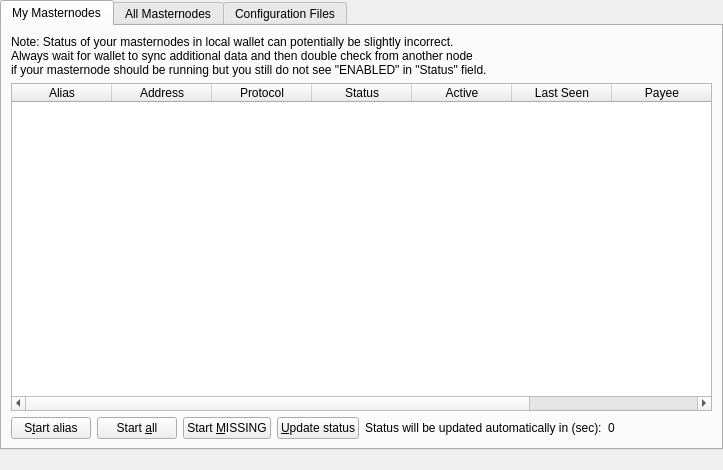
<?xml version="1.0" encoding="UTF-8"?>
<ui version="4.0">
 <class>MasternodeList</class>
 <widget class="QWidget" name="MasternodeList">
  <property name="geometry">
   <rect>
    <x>0</x>
    <y>0</y>
    <width>723</width>
    <height>470</height>
   </rect>
  </property>
  <property name="windowTitle">
   <string>Form</string>
  </property>
  <layout class="QVBoxLayout" name="topLayout">
   <property name="leftMargin">
    <number>0</number>
   </property>
   <property name="topMargin">
    <number>0</number>
   </property>
   <property name="rightMargin">
    <number>0</number>
   </property>
   <property name="bottomMargin">
    <number>0</number>
   </property>
   <item>
    <layout class="QVBoxLayout" name="verticalLayout" stretch="0,0">
     <property name="bottomMargin">
      <number>0</number>
     </property>
     <item>
      <widget class="QTabWidget" name="tabWidget">
       <property name="sizePolicy">
        <sizepolicy hsizetype="Expanding" vsizetype="Expanding">
         <horstretch>0</horstretch>
         <verstretch>0</verstretch>
        </sizepolicy>
       </property>
       <property name="styleSheet">
        <string notr="true"/>
       </property>
       <property name="currentIndex">
        <number>0</number>
       </property>
       <widget class="QWidget" name="tabMyMasternodes">
        <attribute name="title">
         <string>My Masternodes</string>
        </attribute>
        <layout class="QGridLayout" name="gridLayout_2">
         <item row="0" column="0">
          <layout class="QVBoxLayout" name="verticalLayout_2">
           <property name="bottomMargin">
            <number>0</number>
           </property>
           <item>
            <layout class="QHBoxLayout" name="horizontalLayout_note">
             <property name="bottomMargin">
              <number>0</number>
             </property>
             <item>
              <widget class="QLabel" name="updateNote">
               <property name="text">
                <string>Note: Status of your masternodes in local wallet can potentially be slightly incorrect.&lt;br /&gt;Always wait for wallet to sync additional data and then double check from another node&lt;br /&gt;if your masternode should be running but you still do not see &quot;ENABLED&quot; in &quot;Status&quot; field.</string>
               </property>
              </widget>
             </item>
            </layout>
           </item>
           <item>
            <widget class="QTableWidget" name="tableWidgetMyMasternodes">
             <property name="minimumSize">
              <size>
               <width>695</width>
               <height>0</height>
              </size>
             </property>
             <property name="editTriggers">
              <set>QAbstractItemView::NoEditTriggers</set>
             </property>
             <property name="alternatingRowColors">
              <bool>true</bool>
             </property>
             <property name="selectionMode">
              <enum>QAbstractItemView::SingleSelection</enum>
             </property>
             <property name="selectionBehavior">
              <enum>QAbstractItemView::SelectRows</enum>
             </property>
             <property name="sortingEnabled">
              <bool>true</bool>
             </property>
             <attribute name="horizontalHeaderStretchLastSection">
              <bool>true</bool>
             </attribute>
             <column>
              <property name="text">
               <string>Alias</string>
              </property>
             </column>
             <column>
              <property name="text">
               <string>Address</string>
              </property>
             </column>
             <column>
              <property name="text">
               <string>Protocol</string>
              </property>
             </column>
             <column>
              <property name="text">
               <string>Status</string>
              </property>
             </column>
             <column>
              <property name="text">
               <string>Active</string>
              </property>
             </column>
             <column>
              <property name="text">
               <string>Last Seen</string>
              </property>
             </column>
             <column>
              <property name="text">
               <string>Payee</string>
              </property>
             </column>
             <column>
              <property name="text">
               <string>Amount</string>
              </property>
             </column>
            </widget>
           </item>
           <item>
            <layout class="QHBoxLayout" name="horizontalLayout_5">
             <property name="bottomMargin">
              <number>0</number>
             </property>
             <item>
              <widget class="QPushButton" name="startButton">
               <property name="text">
                <string>S&amp;tart alias</string>
               </property>
              </widget>
             </item>
             <item>
              <widget class="QPushButton" name="startAllButton">
               <property name="text">
                <string>Start &amp;all</string>
               </property>
              </widget>
             </item>
             <item>
              <widget class="QPushButton" name="startMissingButton">
               <property name="text">
                <string>Start &amp;MISSING</string>
               </property>
              </widget>
             </item>
             <item>
              <widget class="QPushButton" name="UpdateButton">
               <property name="text">
                <string>&amp;Update status</string>
               </property>
              </widget>
             </item>
             <item>
              <widget class="QLabel" name="autoupdate_label">
               <property name="text">
                <string>Status will be updated automatically in (sec):</string>
               </property>
              </widget>
             </item>
             <item>
              <widget class="QLabel" name="secondsLabel">
               <property name="text">
                <string>0</string>
               </property>
              </widget>
             </item>
             <item>
              <spacer name="horizontalSpacer_5">
               <property name="orientation">
                <enum>Qt::Horizontal</enum>
               </property>
               <property name="sizeHint" stdset="0">
                <size>
                 <width>40</width>
                 <height>20</height>
                </size>
               </property>
              </spacer>
             </item>
            </layout>
           </item>
          </layout>
         </item>
        </layout>
       </widget>
       <widget class="QWidget" name="tabAllMasternodes">
        <attribute name="title">
         <string>All Masternodes</string>
        </attribute>
        <layout class="QGridLayout" name="gridLayout">
         <item row="1" column="0">
          <widget class="QTableWidget" name="tableWidgetMasternodes">
           <property name="editTriggers">
            <set>QAbstractItemView::NoEditTriggers</set>
           </property>
           <property name="alternatingRowColors">
            <bool>true</bool>
           </property>
           <property name="selectionBehavior">
            <enum>QAbstractItemView::SelectRows</enum>
           </property>
           <property name="sortingEnabled">
            <bool>true</bool>
           </property>
           <property name="cornerButtonEnabled">
            <bool>true</bool>
           </property>
           <property name="rowCount">
            <number>0</number>
           </property>
           <attribute name="horizontalHeaderStretchLastSection">
            <bool>true</bool>
           </attribute>
           <column>
            <property name="text">
             <string>Address</string>
            </property>
           </column>
           <column>
            <property name="text">
             <string>Protocol</string>
            </property>
           </column>
           <column>
            <property name="text">
             <string>Status</string>
            </property>
           </column>
           <column>
            <property name="text">
             <string>Active</string>
            </property>
           </column>
           <column>
            <property name="text">
             <string>Last Seen</string>
            </property>
           </column>
           <column>
            <property name="text">
             <string>Payee</string>
            </property>
           </column>
           <column>
            <property name="text">
             <string>Amount</string>
            </property>
           </column>
           <column>
            <property name="text">
             <string>Ban</string>
            </property>
           </column>
          </widget>
         </item>
         <item row="0" column="0">
          <layout class="QHBoxLayout" name="horizontalLayout_3">
           <property name="bottomMargin">
            <number>0</number>
           </property>
           <item>
            <widget class="QLabel" name="label_filter">
             <property name="text">
              <string>Filter List:</string>
             </property>
            </widget>
           </item>
           <item>
            <widget class="QLineEdit" name="filterLineEdit">
             <property name="toolTip">
              <string>Filter masternode list</string>
             </property>
            </widget>
           </item>
           <item>
            <spacer name="horizontalSpacer_3">
             <property name="orientation">
              <enum>Qt::Horizontal</enum>
             </property>
             <property name="sizeHint" stdset="0">
              <size>
               <width>10</width>
               <height>20</height>
              </size>
             </property>
            </spacer>
           </item>
           <item>
            <widget class="QLabel" name="label_count">
             <property name="text">
              <string>Node Count:</string>
             </property>
            </widget>
           </item>
           <item>
            <widget class="QLabel" name="countLabel">
             <property name="text">
              <string>0</string>
             </property>
            </widget>
           </item>
           <item>
            <widget class="QPushButton" name="masternodeOnlineButton">
             <property name="toolTip">
              <string>Browse to https://pew.overemo.com/masternodes</string>
             </property>
             <property name="text">
              <string>Masternodes Stats</string>
             </property>
            </widget>
           </item>
          </layout>
         </item>
        </layout>
       </widget>
       <widget class="QWidget" name="tabConfigFile">
        <attribute name="title">
         <string>Configuration Files</string>
        </attribute>
        <layout class="QGridLayout" name="gridLayout_4">
         <item row="1" column="0">
          <widget class="QTextEdit" name="textEditMaster">
           <property name="minimumSize">
            <size>
             <width>0</width>
             <height>200</height>
            </size>
           </property>
           <property name="maximumSize">
            <size>
             <width>16777215</width>
             <height>400</height>
            </size>
           </property>
           <property name="font">
            <font>
             <family>Courier New</family>
            </font>
           </property>
           <property name="lineWrapMode">
            <enum>QTextEdit::NoWrap</enum>
           </property>
           <property name="acceptRichText">
            <bool>false</bool>
           </property>
          </widget>
         </item>
         <item row="3" column="0">
          <layout class="QHBoxLayout" name="HLayout">
           <property name="topMargin">
            <number>2</number>
           </property>
           <item>
            <widget class="QPushButton" name="pushButtonLoad">
             <property name="text">
              <string>Load All Files</string>
             </property>
            </widget>
           </item>
           <item>
            <widget class="QPushButton" name="pushButtonSaveAll">
             <property name="text">
              <string>Save All Files</string>
             </property>
            </widget>
           </item>
           <item>
            <widget class="QPushButton" name="pushButtonSaveConfig">
             <property name="text">
              <string>Save bitcoinnode.conf</string>
             </property>
            </widget>
           </item>
           <item>
            <widget class="QPushButton" name="pushButtonSaveMaster">
             <property name="text">
              <string>Save masternode.conf</string>
             </property>
            </widget>
           </item>
           <item>
            <spacer name="horizontalSpacer">
             <property name="orientation">
              <enum>Qt::Horizontal</enum>
             </property>
             <property name="sizeHint" stdset="0">
              <size>
               <width>40</width>
               <height>20</height>
              </size>
             </property>
            </spacer>
           </item>
          </layout>
         </item>
         <item row="0" column="0">
          <layout class="QVBoxLayout" name="verticalLayout_3" stretch="0,0,0">
           <item>
            <layout class="QHBoxLayout" name="horizontalLayout_2">
             <property name="topMargin">
              <number>5</number>
             </property>
             <item>
              <widget class="QLabel" name="label">
               <property name="minimumSize">
                <size>
                 <width>0</width>
                 <height>20</height>
                </size>
               </property>
               <property name="text">
                <string>bitcoinnode.conf</string>
               </property>
              </widget>
             </item>
             <item>
              <widget class="QPushButton" name="pushButtonAddMaster">
               <property name="text">
                <string>add masternode</string>
               </property>
              </widget>
             </item>
             <item>
              <widget class="QPushButton" name="buttonDocument">
               <property name="text">
                <string>Setup Guide</string>
               </property>
              </widget>
             </item>
            </layout>
           </item>
           <item>
            <widget class="QTextEdit" name="textEditConfig">
             <property name="minimumSize">
              <size>
               <width>0</width>
               <height>60</height>
              </size>
             </property>
             <property name="font">
              <font>
               <family>Courier New</family>
              </font>
             </property>
             <property name="lineWrapMode">
              <enum>QTextEdit::NoWrap</enum>
             </property>
             <property name="acceptRichText">
              <bool>false</bool>
             </property>
            </widget>
           </item>
           <item>
            <widget class="QLabel" name="label_2">
             <property name="minimumSize">
              <size>
               <width>0</width>
               <height>20</height>
              </size>
             </property>
             <property name="text">
              <string>masternode.conf</string>
             </property>
            </widget>
           </item>
          </layout>
         </item>
        </layout>
       </widget>
      </widget>
     </item>
     <item>
      <spacer name="horizontalSpacer0">
       <property name="orientation">
        <enum>Qt::Horizontal</enum>
       </property>
       <property name="sizeHint" stdset="0">
        <size>
         <width>40</width>
         <height>20</height>
        </size>
       </property>
      </spacer>
     </item>
    </layout>
   </item>
  </layout>
 </widget>
 <resources/>
 <connections/>
</ui>
